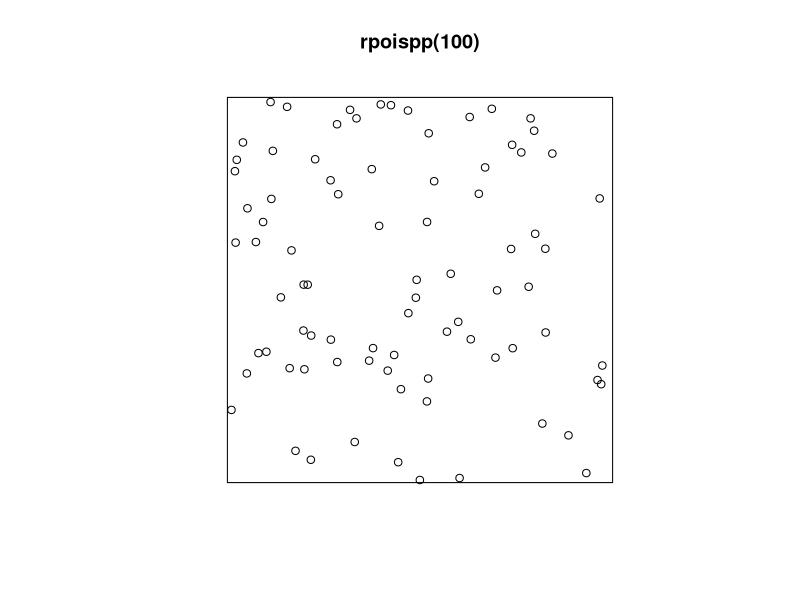
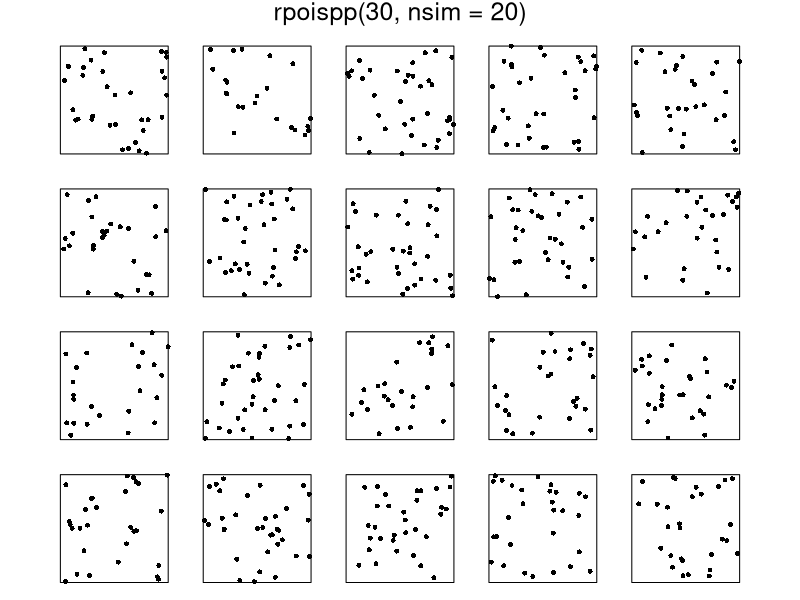
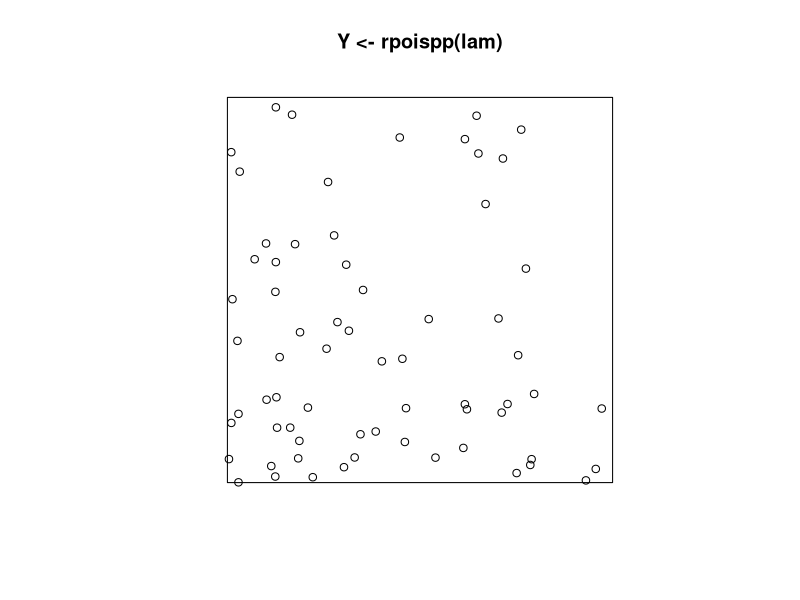
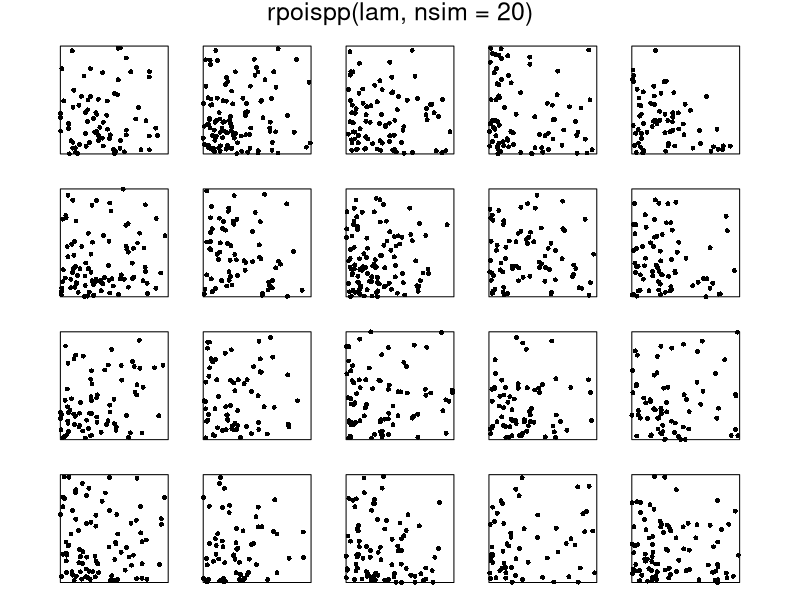
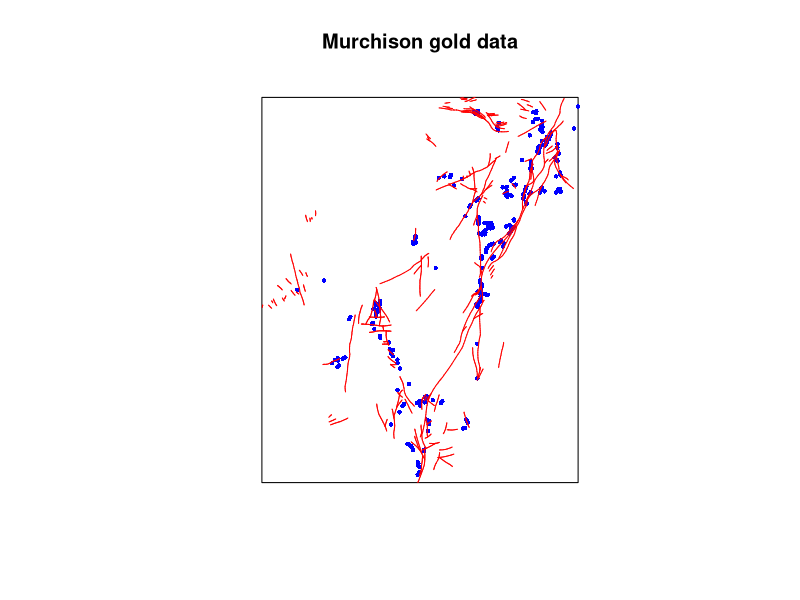
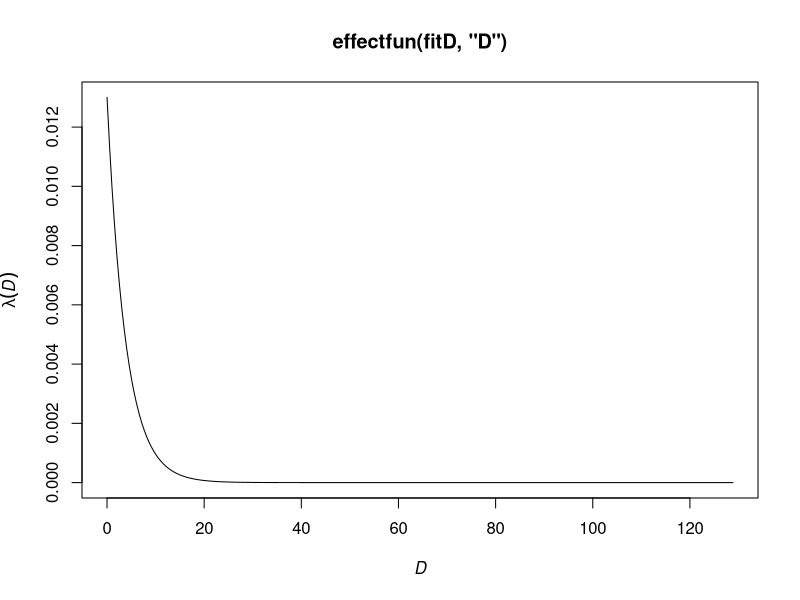
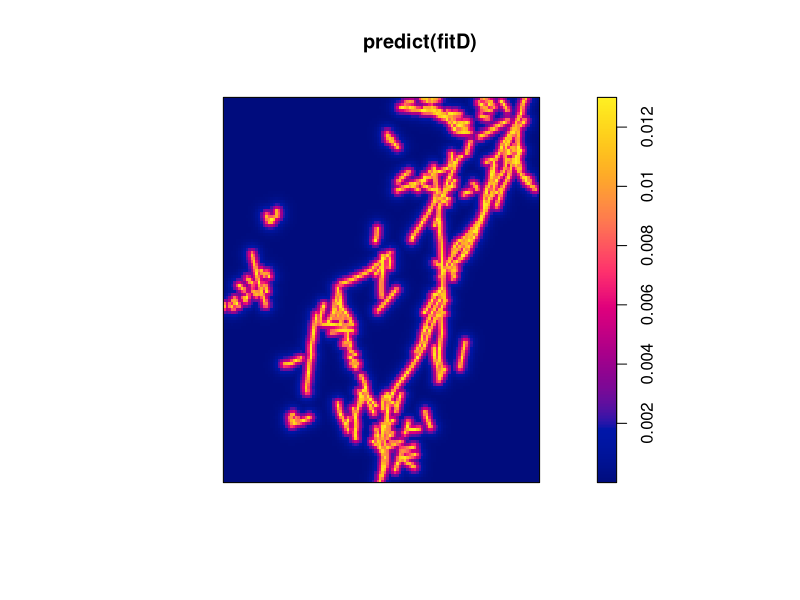
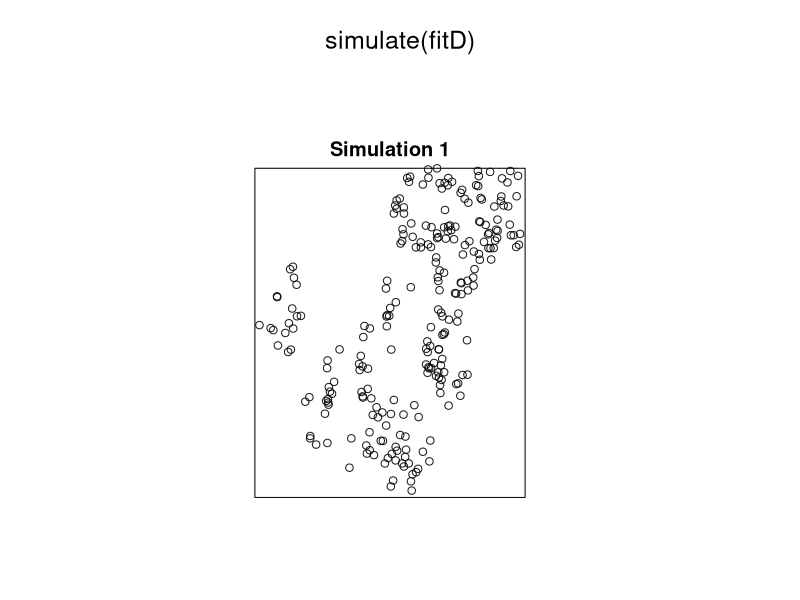

Write R code to recreate these figures, in order.
#'      SSAI course on spatial point patterns with spatstat
#'                     Perth, May 2017
#' 
#'                   Lecturer's R script 
#'                  Session 4: Fitting Poisson models
#' 
#'         Copyright (c) Adrian Baddeley and Ege Rubak 2017
#' 
library(spatstat)

plot(rpoispp(100))
plot(rpoispp(30, nsim=20), main.panel="", mar.panel=1, pch=16)
#' [Point process - 'ensemble']
#' [Poisson properties]

#' [Homogeneous Poisson process is completely specified by its intensity]
intensity(swedishpines)
#' Fit model to data
ppm(swedishpines)
#' No other arguments - assume homogeneous Poisson.
m <- ppm(swedishpines)
class(m)
coef(m)
simulate(m)
#'
lam <- function(x,y) { 400 * exp(-2*(x + y)) }
plot(Y <- rpoispp(lam))
plot(rpoispp(lam, nsim=20), main.panel="", mar.panel=1, pch=16)
#' [Inhomogeneous Poisson process is completely specified by
#' its intensity function.]

#' Fit model. 
ppm(Y ~ x + y)
#' Formula specifies form of **log** intensity
#' [Write out formula before/after fit]
mxy <- ppm(Y ~ x + y)
coef(mxy)

X <- murchison$gold
L <- murchison$faults
X <- rescale(X, 1000, unitname="km")
L <- rescale(L, 1000, unitname="km")
plot(X, main="Murchison gold data", chars=16, cex=0.6, cols="blue")
plot(L, add=TRUE, col="red")
D <- distfun(L)

fitD <- ppm(X ~ D)
fitD
coef(fitD)
#' Fitted coefficients [write formula]
plot(effectfun(fitD, "D"))
confint(fitD)
vcov(fitD)
plot(predict(fitD))
plot(simulate(fitD))

#' test for significance of effect
fit0 <- ppm(X ~ 1)
fit0
anova(fit0, fitD, test="LR")

#'
copP <- rotate(copper$SouthPoints, pi/2)
copL <- rotate(copper$SouthLines, pi/2)
plot(copP, main="Queensland copper data")
plot(copL, add=TRUE)
#'
copD <- distmap(copL)
cfD <- ppm(copP ~ copD)
cf0 <- ppm(copP ~ 1)
anova(cf0, cfD, test="LR")

#' model selection
cfD3 <- ppm(copP ~ polynom(copD, 3))
cfD3
step(cfD3)
